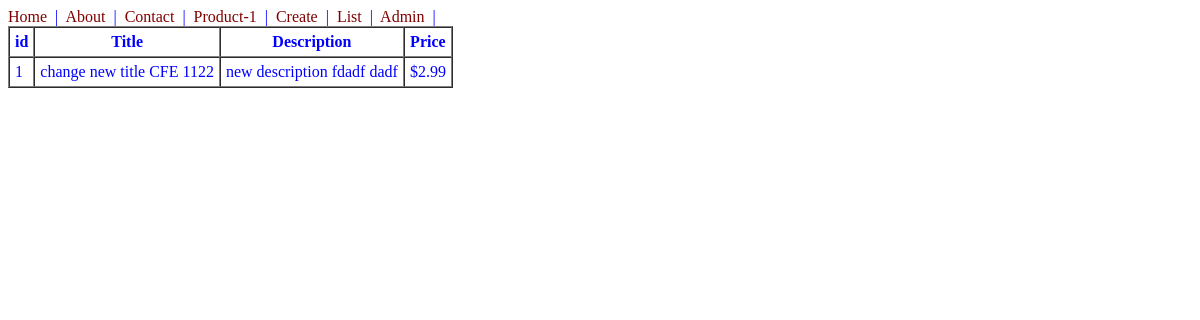
The page /products/1/ on the database its author committed.
### products/models.py (models this page shows, shortened)
class Product(models.Model):
    title = models.CharField(max_length=100)
    description = models.TextField(null=True)
    price = models.DecimalField(max_digits=10, decimal_places=2)

### products/views.py (the view)
# urls.py: path('<int:id>/', dynamic_lookup_view, name='product-detail'),
def dynamic_lookup_view(request, id):
    try:
        obj = Product.objects.get(id=id)
    except Product.DoesNotExist:
        raise Http404
    context = {
        'object':obj
    }
    return render(request, "products/product_lookup.html",context)

### products/templates/products/product_lookup.html
{% extends 'base.html' %}
{% block content %}
<table border="1" cellpadding="5" cellspacing="0">
    <tr>
        <th>id</th>
        <th>Title</th>
        <th>Description</th>
        <th>Price</th>
    </tr>
    <tr>
        <td>{{object.id}}</td>
        <td>{{object.title}}</td>
        <td>{{object.description}}</td>
        <td>${{object.price}}</td>
    </tr>
</table>
{% endblock %}

### static/css/style.css (style rules this page uses)
body { color: blue }

### rows shown on the page
Product: id "1", title "change new title CFE 1122", description "new description fdadf dadf", price "2.99"
